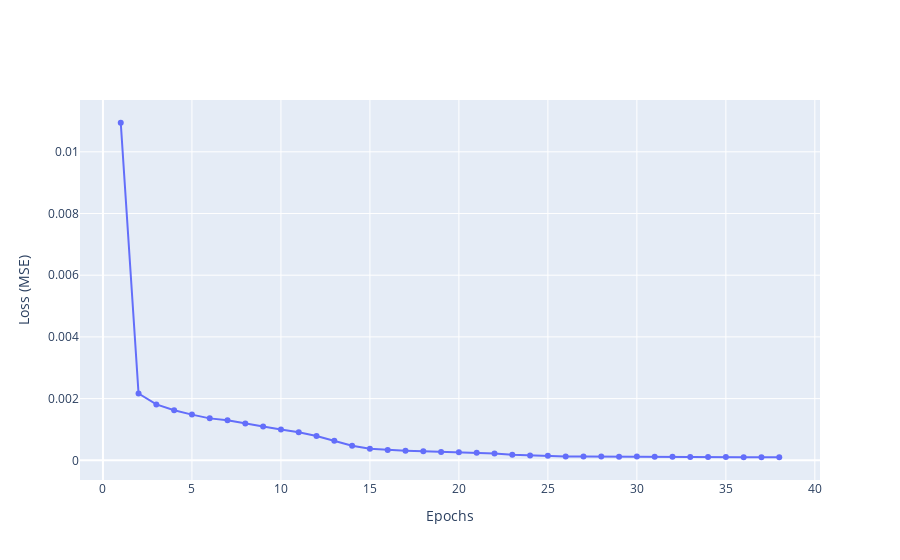

Write notebook code for a chart like this one.
### Code cell
fig = go.Figure()
fig.add_trace(
    go.Scatter(
        x=np.linspace(1, 50),
        y=history.history["loss"],
        showlegend=False,
        mode="markers+lines",
    )
)
fig.update_xaxes(title="Epochs")
fig.update_yaxes(title="Loss (MSE)")
fig.update_layout(height=500)

### Figure 1 — Plotly figure (JSON) as saved in the notebook; plotly's stock layout.template omitted (floating-point values rounded to 4 significant figures)
{"data": [{"mode": "markers+lines", "showlegend": false, "type": "scatter", "x": [1, 2, 3, 4, 5, 6, 7, 8, 9, 10, 11, 12, 13, 14, 15, 16, 17, 18, 19, 20, 21, 22, 23, 24, 25, 26, 27, 28, 29, 30, 31, 32, 33, 34, 35, 36, 37, 38, 39, 40, 41, 42, 43, 44, 45, 46, 47, 48, 49, 50], "y": [0.01094, 0.002165, 0.001812, 0.001623, 0.001481, 0.001359, 0.001297, 0.001189, 0.001099, 0.0009997, 0.0009062, 0.0007875, 0.0006325, 0.0004714, 0.0003728, 0.0003315, 0.0003098, 0.0002903, 0.0002724, 0.0002611, 0.0002474, 0.0002208, 0.0001783, 0.0001574, 0.000145, 0.0001233, 0.0001221, 0.0001225, 0.0001184, 0.0001194, 0.0001169, 0.0001129, 0.0001098, 0.0001061, 0.0001048, 0.0001027, 0.0001005, 9.889e-05]}], "layout": {"autosize": true, "xaxis": {"autorange": true, "range": [-1.239, 40.24], "title": {"text": "Epochs"}, "type": "linear"}, "yaxis": {"autorange": true, "range": [-0.0006645, 0.0117], "title": {"text": "Loss (MSE)"}, "type": "linear"}}}
